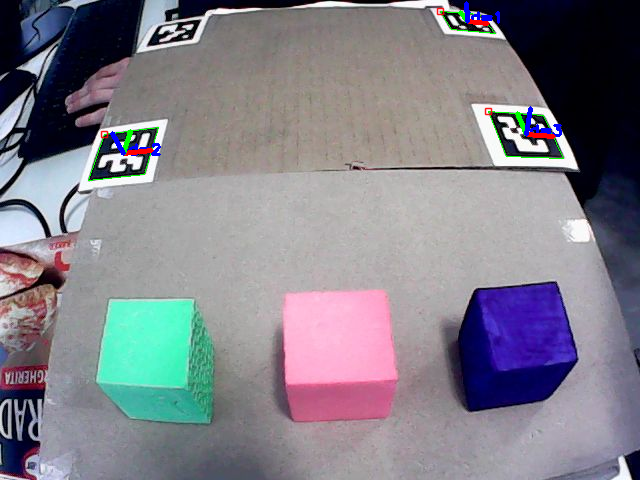
#> input picture imgs/hsv_reference_4.png, 640 x 480 px, found by its file name
$ python calc_hsv_hist.py
#> lines starting #> are read from the running program, lines starting #| are printed output that depends on the picture; after the words box and inside, x2 and y2 are one past the last pixel; in counts of white or black regions, pixels touching at a corner belong together
#!/usr/bin/env python3
"""Helper script to preview polygon ROIs on a reference image and save HSV hue histograms per color."""

import argparse
from pathlib import Path
import cv2
import numpy as np

current_directory = Path.cwd()

# rois = {
#     "green":(
#         [56, 37],
#         [128, 37],
#         [128, 138],
#         [56, 138]),
#     "red": (
#         [212, 40],
#         [275, 40],
#         [275, 130],
#         [212, 130],
#     ),
#     "blue": (
#         [350, 35],
#         [410, 35],
#         [410, 130],
#         [350, 130],
#     )
# }

# # only front FACE
# rois = {
#     "green":(
#         [55, 80],
#         [125, 80],
#         [125, 140],
#         [55, 140]),
#     "red": (
#         [205, 80],
#         [283, 80],
#         [283, 142],
#         [205, 142],
#     ),
#     "blue": (
#         [343, 79],
#         [422, 79],
#         [422, 135],
#         [343, 135],
#     )
# }

# # only front FACE new image
# rois = {
#     "green":(
#         [452, 70],
#         [525, 70],
#         [525, 128],
#         [452, 128]),
#     "red": (
#         [224, 81],
#         [308, 81],
#         [308, 150],
#         [224, 150],
#     ),
#     "blue": (
#         [38, 90],
#         [115, 90],
#         [115, 150],
#         [38, 150],
#     )
# }

# # only front FACE new image
# rois = {
#     "green":(
#         [139, 396],
#         [210, 396],
#         [210, 435],
#         [139, 435]),
#     "red": (
#         [308, 401],
#         [394, 401],
#         [394, 436],
#         [308, 436],
#     ),
#     "blue": (
#         [500, 387],
#         [547, 387],
#         [547, 414],
#         [500, 414],
#     )
# }

# only front FACE new image
rois = {
    "green":(
        [129, 389],
        [186, 389],
        [186, 416],
        [129, 416]),
    "red": (
        [295, 386],
        [394, 386],
        [394, 415],
        [295, 415],
    ),
    "blue": (
        [495, 370],
        [544, 370],
        [544, 400],
        [495, 400],
    )
}


def load_img(path):
    """Load an image from disk (BGR) or raise if missing."""
    img = cv2.imread(path)  # BGR
    if img is None:
        raise FileNotFoundError("Image not found")
    return img

def show_img(img):
    """Display an image and block until a key is pressed."""
    cv2.imshow("Mask preview (press space)", img)
    cv2.waitKey(0)
    cv2.destroyAllWindows()

def show_cropped_polygon_roi(img, roi_pts, win="ROI crop"):
    """Show the masked polygon ROI cropped to its bounding rectangle."""
    roi = np.array(roi_pts, dtype=np.int32)

    mask = np.zeros(img.shape[:2], dtype=np.uint8)
    cv2.fillConvexPoly(mask, roi, 255)

    x, y, w, h = cv2.boundingRect(roi)
    cropped = img[y:y+h, x:x+w]
    cropped_mask = mask[y:y+h, x:x+w]

    cropped_roi = cv2.bitwise_and(cropped, cropped, mask=cropped_mask)

    cv2.imshow(win, cropped_roi)
    cv2.waitKey(0)
    cv2.destroyWindow(win)

def bgr_to_hsv(img):
    """Convert a BGR image to HSV."""
    return cv2.cvtColor(img, cv2.COLOR_BGR2HSV)

def comput_hist(roi_dict, img, save=False):
    """Compute and optionally save normalized hue histograms for each polygon ROI."""
    hsv = bgr_to_hsv(img=img)

    for i, (color, roi) in enumerate(roi_dict.items()):
        if not roi:
            print(f"Skipping {color}: no ROI points")
            continue

        print(i, color, "\n", roi, "\n")

        roi = np.array(roi, dtype=np.int32)

        mask_poly = np.zeros(hsv.shape[:2], dtype=np.uint8)
        cv2.fillConvexPoly(mask_poly, roi, 255)

        # Optional: additionally mask low S/V for robustness against shadows/glare.
        # mask_sv = cv2.inRange(hsv, (0, 40, 40), (179, 255, 255))
        # mask = cv2.bitwise_and(mask_poly, mask_sv)

        hist = cv2.calcHist([hsv], [0], mask_poly, [60], [0, 180])
        cv2.normalize(hist, hist, 0, 255, cv2.NORM_MINMAX)

        if save:
            out = Path.joinpath(current_directory, f"src/vision/histograms/hist_{color}_front-face_new3.npy")
            np.save(out, hist)
            print(f"Gespeichert: hist_{color}_front-face_new3.npy")

        print("save?", save)

def main():
    """Run an interactive ROI preview and export histograms from a fixed reference image."""
    path = Path.joinpath(current_directory, "imgs/hsv_reference_4.png")     # TODO adapt path
    print("Loading image from:", path)
    img = load_img(str(path))
#> in load_img, img is the input picture: shape (480, 640, 3); mean B, G, R 136.9, 127.2, 129.4
    show_img(img)

    show_cropped_polygon_roi(img=img, roi_pts=rois["green"])
#> in show_cropped_polygon_roi, `cv2.fillConvexPoly(mask, roi, 255)`:
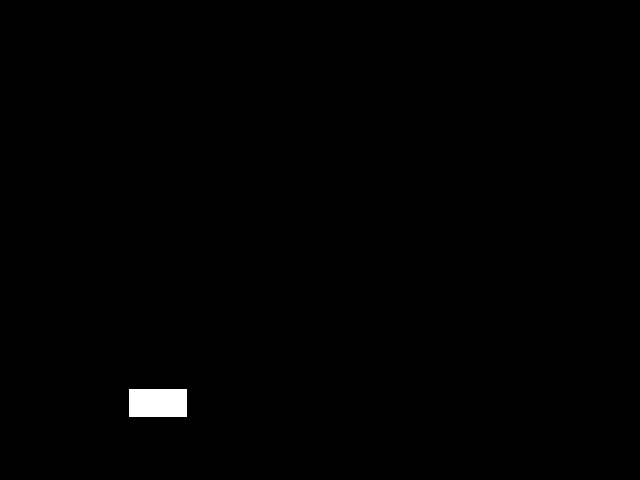
#> mask: shape (480, 640); 0.53% white; 1 white region, box (x1, y1, x2, y2) and area: (129, 389, 187, 417) 1624
#> in show_cropped_polygon_roi, `cropped = img[y:y+h, x:x+w]`:
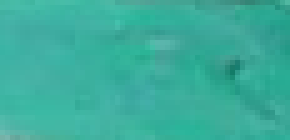
#> cropped: shape (28, 58, 3) (shown 5 times larger); mean B, G, R 156, 173.4, 58.9
    show_cropped_polygon_roi(img=img, roi_pts=rois["blue"])
#> call 2 of show_cropped_polygon_roi, with win = 'ROI crop'
#> in show_cropped_polygon_roi (call 2), `cv2.fillConvexPoly(mask, roi, 255)`:
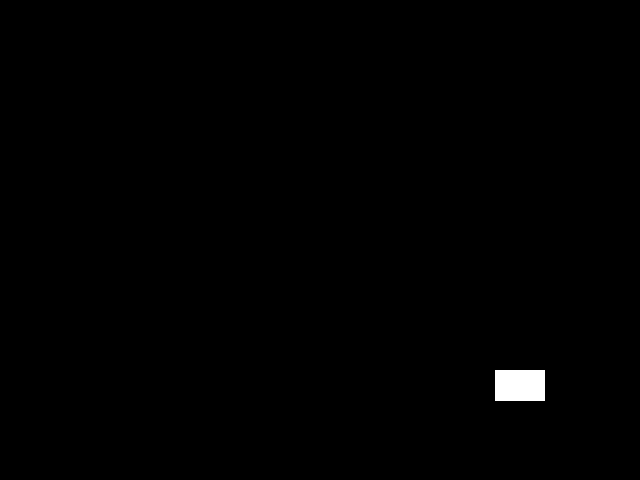
#> mask: shape (480, 640); 0.5% white; 1 white region, box (x1, y1, x2, y2) and area: (495, 370, 545, 401) 1550
#> in show_cropped_polygon_roi (call 2), `cropped = img[y:y+h, x:x+w]`:
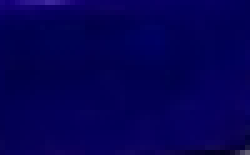
#> cropped: shape (31, 50, 3) (shown 5 times larger); mean B, G, R 86.1, 0.8, 4.1
    show_cropped_polygon_roi(img=img, roi_pts=rois["red"])
#> call 3 of show_cropped_polygon_roi, with win = 'ROI crop'
#> in show_cropped_polygon_roi (call 3), `cv2.fillConvexPoly(mask, roi, 255)`:
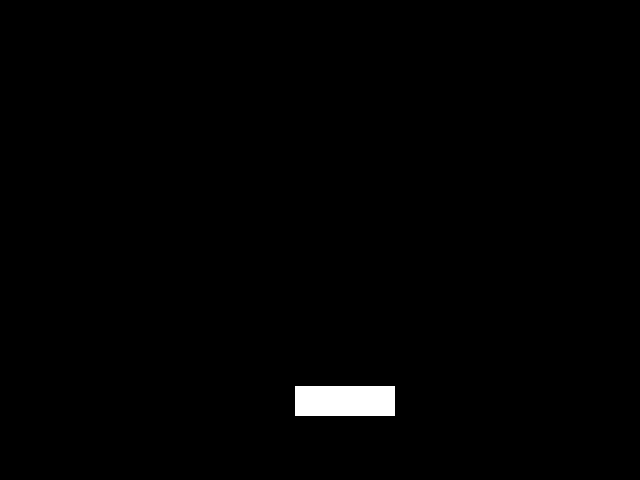
#> mask: shape (480, 640); 0.98% white; 1 white region, box (x1, y1, x2, y2) and area: (295, 386, 395, 416) 3000
#> in show_cropped_polygon_roi (call 3), `cropped = img[y:y+h, x:x+w]`:
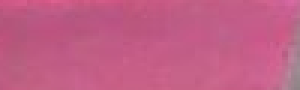
#> cropped: shape (30, 100, 3) (shown 3 times larger); mean B, G, R 133.8, 93.5, 194
    comput_hist(rois, img, save=True)
#> in bgr_to_hsv, `return cv2.cvtColor(img, cv2.COLOR_BGR2HSV)`: returned value: shape (480, 640, 3); mean H, S, V 96.7, 69.3, 145.8

if __name__ == "__main__":
    main()
